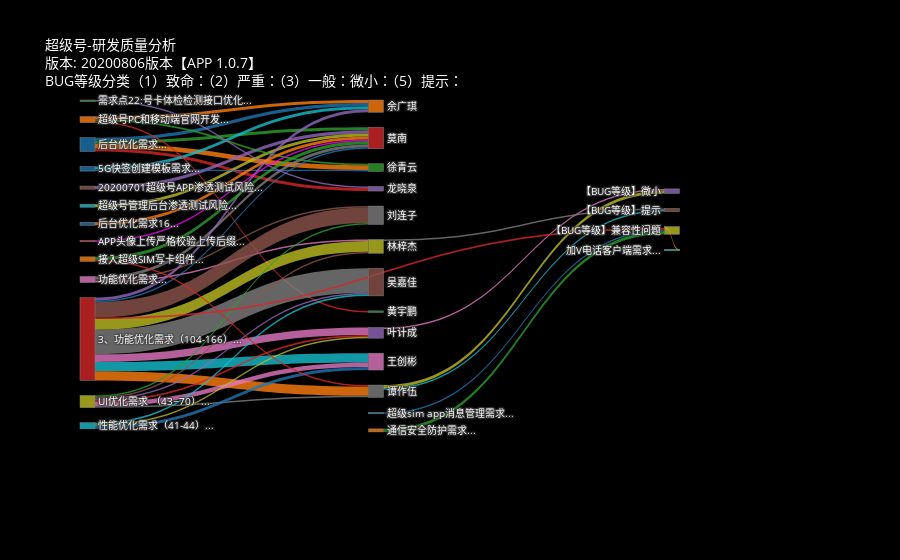

Write notebook code for a chart like this one.
### Code cell
import pandas as pd
import numpy  as np
import urllib, json
import reprlib 
import random
import plotly.graph_objects as go

data = load_sankey_color()
opacity = 0.4
# colors = data['data'][0]['node']['color'] 
node_colors = ['rgba(255,0,255, 0.8)' if color == "magenta" else color for color in data['data'][0]['node']['color']]
link_colors = [data['data'][0]['node']['color'][src].replace("0.8", str(opacity))
                                    for src in data['data'][0]['link']['source']]

link_colors = random.shuffle( link_colors * 2)
# 数据映射方式将名字缩写变更为名字全称
full_name = {'创彬':'王创彬','王创彬':'王创彬',
            '嘉佳':'吴嘉佳','吴嘉佳':'吴嘉佳',
            '计成':'叶计成','叶计成':'叶计成',
            '连子':'刘连子','刘连子':'刘连子',
            '作伍':'谭作伍','谭作伍':'谭作伍',
            '梓杰':'林梓杰','林梓杰':'林梓杰',
            '青云':'徐青云','徐青云':'林梓杰',
            '宇鹏':'黄宇鹏','黄宇鹏':'林梓杰',
            '广琪':'余广琪','余广琪':'林梓杰',
            '晓泉':'龙晓泉','龙晓泉':'林梓杰'
            }

# url = 'https://raw.githubusercontent.com/plotly/plotly.js/master/test/image/mocks/sankey_energy.json'
# response = urllib.request.urlopen(url)
# data = json.loads(response.read())

# colors = load_sankey_color()
label_colors = ['rgba(31, 119, 180, 0.8)',
 'rgba(255, 127, 14, 0.8)',
 'rgba(148, 103, 189, 0.8)',
 'rgba(140, 86, 75, 0.8)',
 'rgba(227, 119, 194, 0.8)',
 'rgba(127, 127, 127, 0.8)',
 'rgba(188, 189, 34, 0.8)',
 'rgba(23, 190, 207, 0.8)',
 'rgba(31, 119, 180, 0.8)',
 'rgba(255, 127, 14, 0.8)',
 'rgba(148, 103, 189, 0.8)',
 'rgba(140, 86, 75, 0.8)',
 'rgba(227, 119, 194, 0.8)',
 'rgba(127, 127, 127, 0.8)',
 'rgba(188, 189, 34, 0.8)',
 'rgba(23, 190, 207, 0.8)',
 'rgba(31, 119, 180, 0.8)',
 'rgba(255, 127, 14, 0.8)',
 'rgba(44, 160, 44, 0.8)',
 'rgba(140, 86, 75, 0.8)',
 'rgba(227, 119, 194, 0.8)',
 'rgba(127, 127, 127, 0.8)',
 'rgba(188, 189, 34, 0.8)'] 

label_colors = random.shuffle(label_colors)
# label_colors = ['rgba(31, 119, 180, 0.8)',
#  'rgba(255, 127, 14, 0.8)',
#  'rgba(214, 39, 40, 0.8)',
#  'rgba(44, 160, 44, 0.8)',
#  'rgba(148, 103, 189, 0.8)',
#  'rgba(140, 86, 75, 0.8)',
#  'rgba(227, 119, 194, 0.8)',
#  'rgba(127, 127, 127, 0.8)',
#  'rgba(188, 189, 34, 0.8)',
#  'rgba(23, 190, 207, 0.8)',
#  'rgba(31, 119, 180, 0.8)',
#  'rgba(255, 127, 14, 0.8)',
#  'rgba(214, 39, 40, 0.8)',
#  'rgba(44, 160, 44, 0.8)',
#  'rgba(148, 103, 189, 0.8)',
#  'rgba(140, 86, 75, 0.8)',
#  'rgba(227, 119, 194, 0.8)',
#  'rgba(127, 127, 127, 0.8)',
#  'rgba(188, 189, 34, 0.8)',
#  'rgba(23, 190, 207, 0.8)',
#  'rgba(31, 119, 180, 0.8)',
#  'rgba(255, 127, 14, 0.8)',
#  'rgba(44, 160, 44, 0.8)',
#  'rgba(140, 86, 75, 0.8)',
#  'rgba(214, 39, 40, 0.8)',
#  'rgba(148, 103, 189, 0.8)',
#  'rgba(227, 119, 194, 0.8)',
#  'rgba(127, 127, 127, 0.8)',
#  'rgba(188, 189, 34, 0.8)'] 

bug_level_map = {'1级':'【BUG等级】致命','2级':'【BUG等级】严重','3级':'【BUG等级】一般','4级':'【BUG等级】微小','5级':'【BUG等级】提示','兼容性问题':'【BUG等级】兼容性问题'}

pd.set_option('display.max_rows', None)

# 
# 流水线任务分配信息
# 
# works=pd.read_html("../missions", encoding='utf8')
# works[1].drop('Unnamed: 0', axis=1).set_index(['需求ID'])
# dd=works[1].drop('Unnamed: 0',axis=1)

works = pd.read_csv(REQ_INFO, encoding='utf8',header=1)
# 按需求ID聚合
missions=works.sort_values(by='需求ID')[['需求ID','需求名称','开发人员']]
missions['NUM'] = 1

label = missions[['需求ID','开发人员','NUM','需求名称']]
grouped = label['NUM'].groupby([label['需求ID'],label['开发人员']])
statics = dict(grouped.size())

data = [(key1,key2, statics[(key1,key2)]) for (key1,key2) in statics.keys() ]


# 导入超级号历史需求池ID

req_id = pd.read_csv(REQ_HIS, encoding='utf8', header=1)
tm = req_id[['需求池ID','需求池简要']]
req_map = {}
for i in tm.index:
    req_map[tm.iloc[i,0]] = tm.iloc[i,1].split("\"")[0] + '...'

    
#         
# BUG 列表信息
# 

bug_list = pd.read_csv(BUG_INFO,encoding='utf8')
# bug_list[bug_list['需求池ID'].isnull()]
# tmp_bug = bug_list[~bug_list['维修人员'].isnull()][['维修人员','BUG等级']]
func_bug   = bug_list[bug_list['BUG']][['维修人员','BUG等级']]
jrx_bugs   = bug_list[bug_list['BUG等级'] == '兼容性问题'][['BUG等级','需求池ID']]

jrx_bugs_s = dict(jrx_bugs['BUG等级'].groupby([jrx_bugs['需求池ID'], jrx_bugs['BUG等级']]).size())
jrx_bugs_ss = [(i,j,jrx_bugs_s[(i,j)]) for (i,j) in jrx_bugs_s.keys()]

stat_bug = dict(func_bug['BUG等级'].groupby([func_bug['维修人员'],func_bug['BUG等级']]).size())
data_bug = [(i,j,stat_bug[(i,j)]) for (i,j) in stat_bug.keys()]        

lable = []
x = []
y = list(np.arange(40)/100)

position = (0,0.4,0.8,0.4)

for (key1, key2) in statics.keys():
    if key1 not in lable:
        lable.append(key1)
        x.append(position[0])
    if key2 not in lable:
        lable.append(key2)
        x.append(position[1])

for (_,key2) in stat_bug:
    if key2 not in lable:
        lable.append(bug_level_map[key2])
        x.append(position[2])

lable.append(bug_level_map['兼容性问题'])
x.append(position[3])

for key in jrx_bugs['需求池ID'] :
    key = int(key)
    if key not in lable:
        lable.append((key))
        x.append(position[3])

# lable = tuple(lable)
# pilot    
# 映射对应关系列表
# 

sources = []
targets = []
values  = []

for (i,j,k) in data:
    sources.append(lable.index(i))
    targets.append(lable.index(j))
    values.append(k)

for (i,j,k) in data_bug:
    sources.append(lable.index(i))
    idx = bug_level_map[j]
    targets.append(lable.index(idx))
#     targets.append(lable.index(j))
    values.append(k)

for (i,j,k) in jrx_bugs_ss:
    i = int(i)
    sources.append(lable.index(i))
    idx = bug_level_map[j]
    targets.append(lable.index(idx))
    values.append(k)
    
# t = len(sources)
for i in lable:
    if type(i) == int:
        lable[lable.index(i)] = req_map[i]

# color = link_colors[0:41] 
# colors[0:41]

fig = go.Figure(data=[go.Sankey(
    valueformat = "",
    arrangement = "snap",
    valuesuffix = "【开发任务数】",
    node = dict(
      pad = 15,
      thickness = 15,    
      line = dict(color = 'gray', width = 0.5),
      label =  lable,
      x=x,
      y=y,
      color = node_colors
    ),
    link = dict(
      source =  sources,
      target =  targets,
      value =  values,
      color = node_colors
#       label =  data['data'][0]['link']['label']
  ))])

fig.update_layout(
    hovermode = 'x',
    title="超级号-研发质量分析<br>版本: 20200806版本【APP 1.0.7】<br>BUG等级分类（1）致命：（2）严重：（3）一般：微小：（5）提示：",
    font=dict(size =10, color = 'white'),
    plot_bgcolor='black',
    paper_bgcolor='black'
)

fig.show()
fig.write_html('/Users/dengjiaying/Project/gitee/Statics/SIMAPP/SIM20200806版本.html')

### Figure 1 — Plotly figure (JSON) as saved in the notebook; plotly's stock layout.template omitted (floating-point values rounded to 4 significant figures)
{"data": [{"arrangement": "snap", "link": {"color": ["rgba(31, 119, 180, 0.8)", "rgba(255, 127, 14, 0.8)", "rgba(44, 160, 44, 0.8)", "rgba(214, 39, 40, 0.8)", "rgba(148, 103, 189, 0.8)", "rgba(140, 86, 75, 0.8)", "rgba(227, 119, 194, 0.8)", "rgba(127, 127, 127, 0.8)", "rgba(188, 189, 34, 0.8)", "rgba(23, 190, 207, 0.8)", "rgba(31, 119, 180, 0.8)", "rgba(255, 127, 14, 0.8)", "rgba(44, 160, 44, 0.8)", "rgba(214, 39, 40, 0.8)", "rgba(148, 103, 189, 0.8)", "rgba(140, 86, 75, 0.8)", "rgba(227, 119, 194, 0.8)", "rgba(127, 127, 127, 0.8)", "rgba(188, 189, 34, 0.8)", "rgba(23, 190, 207, 0.8)", "rgba(31, 119, 180, 0.8)", "rgba(255, 127, 14, 0.8)", "rgba(44, 160, 44, 0.8)", "rgba(214, 39, 40, 0.8)", "rgba(148, 103, 189, 0.8)", "rgba(140, 86, 75, 0.8)", "rgba(227, 119, 194, 0.8)", "rgba(127, 127, 127, 0.8)", "rgba(188, 189, 34, 0.8)", "rgba(23, 190, 207, 0.8)", "rgba(31, 119, 180, 0.8)", "rgba(255, 127, 14, 0.8)", "rgba(44, 160, 44, 0.8)", "rgba(214, 39, 40, 0.8)", "rgba(148, 103, 189, 0.8)", "rgba(255,0,255, 0.8)", "rgba(227, 119, 194, 0.8)", "rgba(127, 127, 127, 0.8)", "rgba(188, 189, 34, 0.8)", "rgba(23, 190, 207, 0.8)", "rgba(31, 119, 180, 0.8)", "rgba(255, 127, 14, 0.8)", "rgba(44, 160, 44, 0.8)", "rgba(214, 39, 40, 0.8)", "rgba(148, 103, 189, 0.8)", "rgba(140, 86, 75, 0.8)", "rgba(227, 119, 194, 0.8)", "rgba(127, 127, 127, 0.8)"], "source": [0, 0, 0, 0, 5, 6, 6, 6, 9, 10, 10, 11, 11, 11, 13, 13, 13, 13, 13, 13, 13, 13, 18, 18, 18, 18, 18, 18, 19, 19, 19, 20, 21, 21, 22, 23, 14, 8, 17, 17, 30, 29, 31, 13], "target": [1, 2, 3, 4, 3, 7, 8, 3, 3, 1, 2, 1, 2, 12, 1, 7, 14, 15, 8, 16, 3, 17, 7, 14, 15, 8, 16, 17, 14, 15, 16, 3, 3, 17, 4, 3, 24, 25, 24, 25, 28, 28, 28, 28], "value": [2, 3, 2, 2, 2, 1, 1, 2, 2, 2, 1, 2, 1, 1, 2, 10, 5, 16, 7, 6, 1, 6, 1, 1, 1, 1, 3, 1, 1, 1, 2, 2, 2, 1, 1, 1, 1, 1, 2, 1, 1, 1, 2, 1]}, "node": {"color": ["rgba(31, 119, 180, 0.8)", "rgba(255, 127, 14, 0.8)", "rgba(44, 160, 44, 0.8)", "rgba(214, 39, 40, 0.8)", "rgba(148, 103, 189, 0.8)", "rgba(140, 86, 75, 0.8)", "rgba(227, 119, 194, 0.8)", "rgba(127, 127, 127, 0.8)", "rgba(188, 189, 34, 0.8)", "rgba(23, 190, 207, 0.8)", "rgba(31, 119, 180, 0.8)", "rgba(255, 127, 14, 0.8)", "rgba(44, 160, 44, 0.8)", "rgba(214, 39, 40, 0.8)", "rgba(148, 103, 189, 0.8)", "rgba(140, 86, 75, 0.8)", "rgba(227, 119, 194, 0.8)", "rgba(127, 127, 127, 0.8)", "rgba(188, 189, 34, 0.8)", "rgba(23, 190, 207, 0.8)", "rgba(31, 119, 180, 0.8)", "rgba(255, 127, 14, 0.8)", "rgba(44, 160, 44, 0.8)", "rgba(214, 39, 40, 0.8)", "rgba(148, 103, 189, 0.8)", "rgba(140, 86, 75, 0.8)", "rgba(227, 119, 194, 0.8)", "rgba(127, 127, 127, 0.8)", "rgba(188, 189, 34, 0.8)", "rgba(23, 190, 207, 0.8)", "rgba(31, 119, 180, 0.8)", "rgba(255, 127, 14, 0.8)", "rgba(44, 160, 44, 0.8)", "rgba(214, 39, 40, 0.8)", "rgba(148, 103, 189, 0.8)", "rgba(255,0,255, 0.8)", "rgba(227, 119, 194, 0.8)", "rgba(127, 127, 127, 0.8)", "rgba(188, 189, 34, 0.8)", "rgba(23, 190, 207, 0.8)", "rgba(31, 119, 180, 0.8)", "rgba(255, 127, 14, 0.8)", "rgba(44, 160, 44, 0.8)", "rgba(214, 39, 40, 0.8)", "rgba(148, 103, 189, 0.8)", "rgba(140, 86, 75, 0.8)", "rgba(227, 119, 194, 0.8)", "rgba(127, 127, 127, 0.8)"], "label": ["后台优化需求...", "余广琪", "徐青云", "莫南", "龙晓泉", "20200701超级号APP渗透测试风险...", "功能优化需求...", "刘连子", "林梓杰", "超级号管理后台渗透测试风险...", "5G快签创建模板需求...", "超级号PC和移动端官网开发...", "黄宇鹏", "3、功能优化需求（104-166）...", "叶计成", "吴嘉佳", "王创彬", "谭作伍", "UI优化需求 （43~70）...", "性能优化需求（41-44）...", "后台优化需求16...", "接入超级SIM写卡组件...", "需求点22:号卡体检检测接口优化...", "APP头像上传严格校验上传后缀...", "【BUG等级】微小", "【BUG等级】提示", "【BUG等级】微小", "【BUG等级】提示", "【BUG等级】兼容性问题", "加V电话客户端需求...", "超级sim app消息管理需求...", "通信安全防护需求..."], "line": {"color": "gray", "width": 0.5}, "pad": 15, "thickness": 15, "x": [0, 0.4, 0.4, 0.4, 0.4, 0, 0, 0.4, 0.4, 0, 0, 0, 0.4, 0, 0.4, 0.4, 0.4, 0.4, 0, 0, 0, 0, 0, 0, 0.8, 0.8, 0.8, 0.8, 0.4, 0.4, 0.4, 0.4], "y": [0, 0.01, 0.02, 0.03, 0.04, 0.05, 0.06, 0.07, 0.08, 0.09, 0.1, 0.11, 0.12, 0.13, 0.14, 0.15, 0.16, 0.17, 0.18, 0.19, 0.2, 0.21, 0.22, 0.23, 0.24, 0.25, 0.26, 0.27, 0.28, 0.29, 0.3, 0.31, 0.32, 0.33, 0.34, 0.35, 0.36, 0.37, 0.38, 0.39]}, "type": "sankey", "valueformat": "", "valuesuffix": "【开发任务数】"}], "layout": {"autosize": true, "font": {"color": "white", "size": 10}, "hovermode": "x", "paper_bgcolor": "black", "plot_bgcolor": "black", "title": {"text": "超级号-研发质量分析<br>版本: 20200806版本【APP 1.0.7】<br>BUG等级分类（1）致命：（2）严重：（3）一般：微小：（5）提示："}}}
